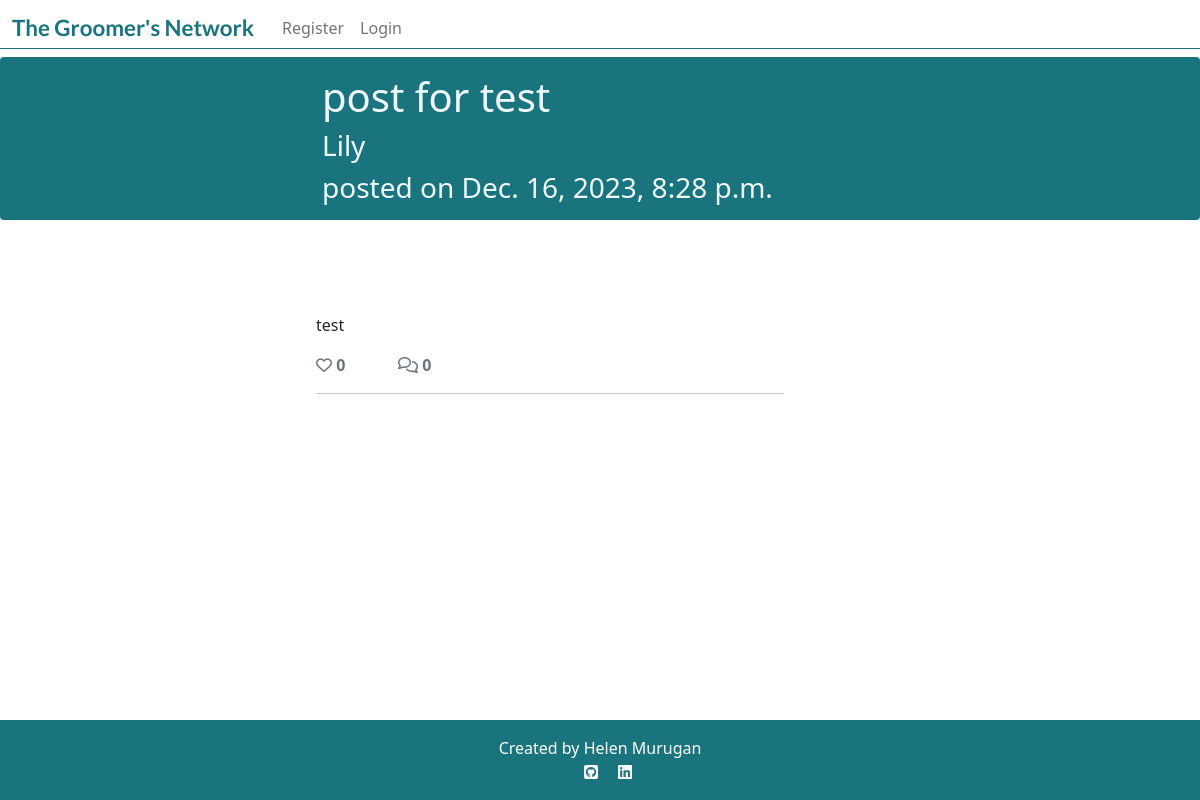
The app's page /posts/post-for-test-20231216202842/, older data.
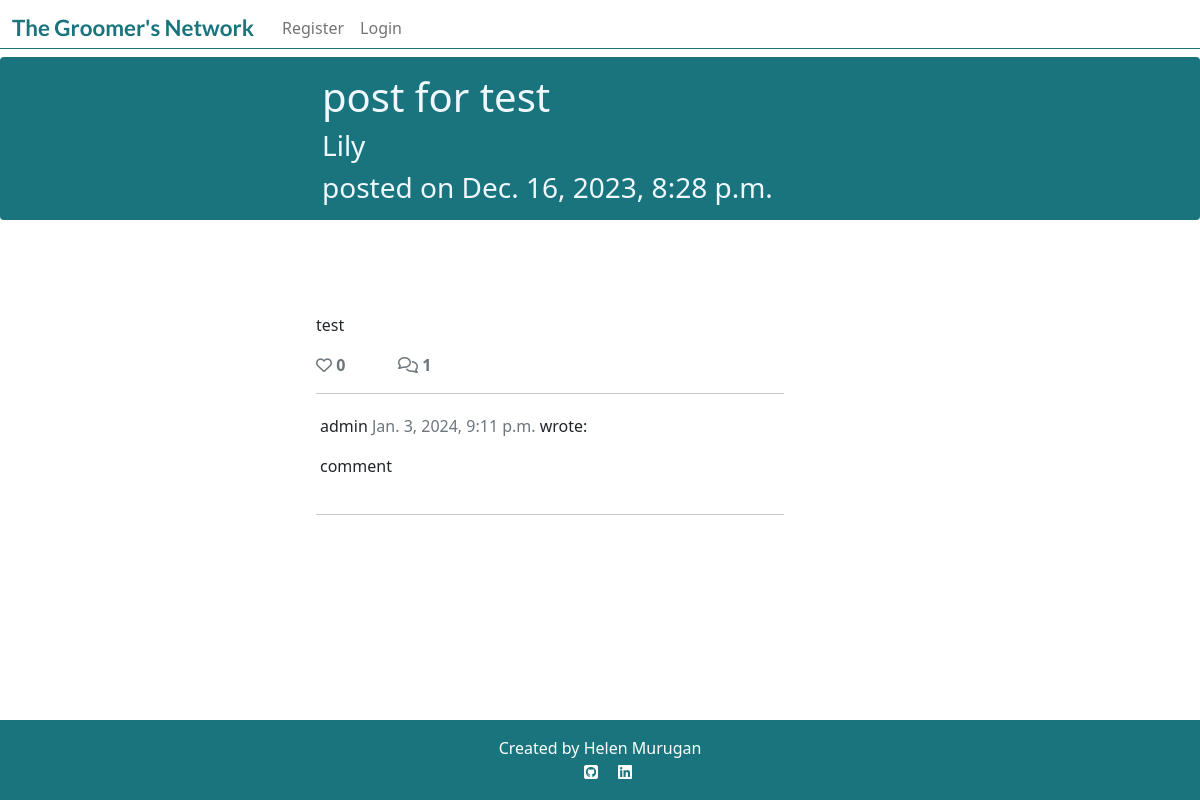
The same page, newer data.
### post/models.py (models this page shows, shortened)
class Post(models.Model):
    title = models.CharField(
        max_length=200,
        verbose_name="Title",
        )
    slug = models.SlugField(
        max_length=200,
        unique=True
        )
    author = models.ForeignKey(
        User,
        on_delete=models.CASCADE,
        related_name="post_posts"
    )
    content = models.TextField(
        blank=True,
        null=True,
    )
    featured_image = CloudinaryField(
        'image',
        default='placeholder'
        )
    created_on = models.DateTimeField(
        auto_now_add=True
        )
    updated_on = models.DateTimeField(
        auto_now=True
        )
    likes = models.ManyToManyField(
        User,
        related_name='post_likes',
        blank=True,
        )
    class Meta:
        ordering = ["-created_on"]
    def number_of_likes(self):
        return self.likes.count()

class Comment(models.Model):
    post = models.ForeignKey(
        Post,
        on_delete=models.CASCADE,
        related_name="comments"
        )
    name = models.CharField(
        blank=True,
        null=True,
        max_length=80
        )
    author = models.ForeignKey(
        User,
        on_delete=models.CASCADE,
        related_name="post_comment"
        )
    body = models.TextField()
    created_on = models.DateTimeField(
        auto_now_add=True
    )
    approved = models.BooleanField(default=True)
    class Meta:
        ordering = ["created_on"]

### post/views.py (the view, shortened to what this page needs)
# urls.py: path('<slug:slug>/', views.PostDetail.as_view(), name='post_detail'),
class PostDetail(View):
    def get(self, request, slug, *args, **kwargs):
        queryset = Post.objects
        post = get_object_or_404(queryset, slug=slug)
        comments = post.comments.filter(approved=True).order_by("created_on")
        liked = False
        if post.likes.filter(id=self.request.user.id).exists():
            liked = True
        return render(
            request,
            "post_detail.html",
            {
                "post": post,
                "comments": comments,
                "liked": liked,
                "comment_form": CommentForm(),
            },
        )

### templates/post_detail.html (shortened to what this page needs)
{% extends 'base.html' %}
{% block content %}
{% load crispy_forms_tags %}
<div class="container-fluid masthead">
    <div class="row">
        <div class="card masthead-text">
            <div class="card-body col-xl-5 offset-xl-3 col-md-8 offset-md-2">
                <h1 class="card-title">{{ post.title }}</h1>
                <h3 class="card-text">{{ post.author }}</h3>
                <h3 class="card-text">posted on {{ post.created_on }}</h3>
            </div>
        </div>
    </div>
</div>
<div class="card col-xl-5 offset-xl-3 col-md-8 offset-md-2">
    <div class="card-img-top">
    </div>
    <div class="card-body">
        <p class="card-text">
            {{ post.content | safe }}
        </p>
        <div class="row">
            <div class="col-2">
                <strong>
                    {% if user.is_authenticated %}
                    <form class="d-inline" action="{% url 'post_like' post.slug %}" method="POST">
                        {% csrf_token %}
                        {% if liked %}
                        <button type="submit" name="post_id" value="{{post.slug}}" class="btn-like"><i class="fas fa-heart"></i></button>
                        {% else %}
                        <button type="submit" name="post_id" value="{{post.slug}}" class="btn-like"><i class="far fa-heart"></i></button>
                        {% endif %}
                    </form>
                    {% else %}
                    <span class="text-secondary"><i class="far fa-heart"></i></span>
                    {% endif %}
                <span class="text-secondary">{{ post.number_of_likes }} </span>
                </strong>
            </div>
            <div class="col-2">
                {% with comments.count as total_comments %}
                <strong class="text-secondary"><i class="far fa-comments"></i>
                    {{ total_comments }}</strong>
                {% endwith %}
            </div>
        </div>
        <div class="row">
            <div class="col">
                <hr>
            </div>
        </div>
        <div>
            <div>
                {% for comment in comments %}
                <div class="p-1">
                    <p>
                        {{ comment.name }}
                        <span class="text-muted">
                            {{ comment.created_on }}
                        </span> wrote:
                    </p>
                    {{ comment.body | safe }}
                </div>
                <div>
                    <hr>
                </div>
                {% endfor %}
            </div>
        </div>
    </div>
{% endblock content %}

### templates/base.html (shortened to what this page needs)
{% load static %}
<!DOCTYPE html>
<html class="h-100">
<head>
    <link rel="stylesheet" href="https://cdnjs.cloudflare.com/ajax/libs/font-awesome/5.15.3/css/all.min.css">
    <link href="https://cdn.jsdelivr.net/npm/bootstrap@5.0.1/dist/css/bootstrap.min.css" rel="stylesheet"
>
    <link rel="stylesheet" href="{% static 'css/style.css' %}">
</head>
<body class="d-flex flex-column h-100">
    <nav class="navbar navbar-expand-lg navbar-light nav-bg">
        <div class="container-fluid line">
            {% if user.is_authenticated %}
            <a class="navbar-brand" href="{% url 'home' %}"><span class="brand">The Groomer's Network</span></a>
            {% else %}
            <span class="brand">The Groomer's Network</span>
            {% endif %}
            <div class="collapse navbar-collapse" id="navbarText">
                <ul class="navbar-nav me-auto mb-2 mb-lg-0">
                    {% if user.is_authenticated %}
                    <li class="nav-item">
                        <a class="nav-link" aria-current="page" href="{% url 'home' %}">Home</a>
                    </li>
                    <li class="nav-item">
                        <a class="nav-link" href="{% url 'event' %}">Events</a>
                    </li>
                    <li class="nav-item">
                        <a class="nav-link" href="{% url 'my_profile' user=request.user %}">My Profile</a>
                    </li>
                    <li class="nav-item">
                        <a class="nav-link" href="{% url 'account_logout' %}">Logout</a>
                    </li>
                    {% else %}
                    <li class="nav-item">
                        <a class="nav-link" href="{% url 'account_signup' %}">Register</a>
                    </li>
                    <li class="nav-item">
                        <a class="nav-link" href="{% url 'account_login' %}">Login</a>
                    </li>
                    {% endif %}
                </ul>
            </div>
        </div>
    </nav>
    <main class="flex-shrink-0 main-bg">
        {% block content %}
        {% endblock content %}
    </main>
    <footer class="footer mt-auto py-3 teal-bg">
        <p class="m-0 text-center text-white">Created by Helen Murugan</p>
        <p class="m-0 text-center text-white">
            <a href="https://github.com/helenmurugan" target="_blank"><i class="fa-brands fa-square-github ms-3 icon-white"></i></a>
            <a href="https://www.linkedin.com/in/helenmurugan/" target="_blank"><i class="fa-brands fa-linkedin ms-3 icon-white"></i></a>
        </p>
    </footer>
</body>
</html>

### static/css/style.css (style rules this page uses)
.line { border-bottom: 1px solid #19747E; }
.brand { font-family: Lato, sans-serif; font-size: 1.4rem; font-weight: 700; color: #19747E; margin-right: 20px; }
.card { border: none; background-color: transparent; }
.masthead { height: 25vh; }
.masthead-text { background-color: #19747E; color: aliceblue; }
.teal-bg { background: #19747E }
.icon-white { color: white; }

Row changes from the older to the newer data that the page shows:
added Comment: name "admin", created_on "Jan. 3, 2024, 9:11 p.m.", body "comment"
Text that changed along with them:
{{ total_comments }}: "0" → "1"
